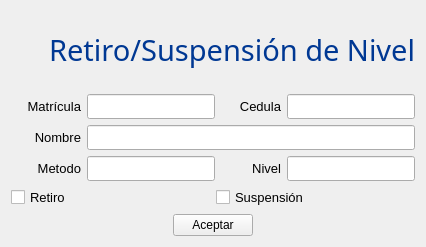
<?xml version="1.0" encoding="UTF-8"?>
<ui version="4.0">
 <class>retiro</class>
 <widget class="QWidget" name="retiro">
  <property name="geometry">
   <rect>
    <x>0</x>
    <y>0</y>
    <width>426</width>
    <height>247</height>
   </rect>
  </property>
  <property name="windowTitle">
   <string>CONTROL DE ESTUDIOS</string>
  </property>
  <property name="windowIcon">
   <iconset resource="icons.qrc">
    <normaloff>:/new/prefix1/iconos/esfera48.png</normaloff>:/new/prefix1/iconos/esfera48.png</iconset>
  </property>
  <layout class="QVBoxLayout" name="verticalLayout">
   <item>
    <widget class="QLabel" name="label">
     <property name="font">
      <font>
       <family>Gill Sans MT</family>
       <pointsize>22</pointsize>
       <weight>50</weight>
       <italic>false</italic>
       <bold>false</bold>
      </font>
     </property>
     <property name="styleSheet">
      <string notr="true">font: 22pt &quot;Gill Sans MT&quot;;
color: rgb(00,56,147);</string>
     </property>
     <property name="text">
      <string>Retiro/Suspensión de Nivel</string>
     </property>
     <property name="alignment">
      <set>Qt::AlignRight|Qt::AlignTrailing|Qt::AlignVCenter</set>
     </property>
    </widget>
   </item>
   <item>
    <layout class="QHBoxLayout" name="horizontalLayout">
     <item>
      <widget class="QLabel" name="label_2">
       <property name="minimumSize">
        <size>
         <width>70</width>
         <height>0</height>
        </size>
       </property>
       <property name="font">
        <font>
         <family>Segoe UI</family>
         <pointsize>10</pointsize>
        </font>
       </property>
       <property name="text">
        <string>Matrícula</string>
       </property>
       <property name="alignment">
        <set>Qt::AlignRight|Qt::AlignTrailing|Qt::AlignVCenter</set>
       </property>
      </widget>
     </item>
     <item>
      <widget class="QLineEdit" name="matricula">
       <property name="minimumSize">
        <size>
         <width>0</width>
         <height>25</height>
        </size>
       </property>
       <property name="font">
        <font>
         <family>Segoe UI</family>
         <pointsize>9</pointsize>
        </font>
       </property>
      </widget>
     </item>
     <item>
      <widget class="QLabel" name="label_3">
       <property name="minimumSize">
        <size>
         <width>60</width>
         <height>0</height>
        </size>
       </property>
       <property name="font">
        <font>
         <family>Segoe UI</family>
         <pointsize>10</pointsize>
        </font>
       </property>
       <property name="text">
        <string>Cedula</string>
       </property>
       <property name="alignment">
        <set>Qt::AlignRight|Qt::AlignTrailing|Qt::AlignVCenter</set>
       </property>
      </widget>
     </item>
     <item>
      <widget class="QLineEdit" name="cedula">
       <property name="minimumSize">
        <size>
         <width>0</width>
         <height>25</height>
        </size>
       </property>
       <property name="font">
        <font>
         <family>Segoe UI</family>
         <pointsize>9</pointsize>
        </font>
       </property>
      </widget>
     </item>
    </layout>
   </item>
   <item>
    <layout class="QHBoxLayout" name="horizontalLayout_2">
     <item>
      <widget class="QLabel" name="label_6">
       <property name="minimumSize">
        <size>
         <width>70</width>
         <height>0</height>
        </size>
       </property>
       <property name="font">
        <font>
         <family>Segoe UI</family>
         <pointsize>10</pointsize>
        </font>
       </property>
       <property name="text">
        <string>Nombre</string>
       </property>
       <property name="alignment">
        <set>Qt::AlignRight|Qt::AlignTrailing|Qt::AlignVCenter</set>
       </property>
      </widget>
     </item>
     <item>
      <widget class="QLineEdit" name="nombre">
       <property name="minimumSize">
        <size>
         <width>0</width>
         <height>25</height>
        </size>
       </property>
       <property name="font">
        <font>
         <family>Segoe UI</family>
         <pointsize>9</pointsize>
        </font>
       </property>
      </widget>
     </item>
    </layout>
   </item>
   <item>
    <layout class="QHBoxLayout" name="horizontalLayout_3">
     <item>
      <widget class="QLabel" name="label_4">
       <property name="minimumSize">
        <size>
         <width>70</width>
         <height>0</height>
        </size>
       </property>
       <property name="font">
        <font>
         <family>Segoe UI</family>
         <pointsize>10</pointsize>
        </font>
       </property>
       <property name="layoutDirection">
        <enum>Qt::LeftToRight</enum>
       </property>
       <property name="text">
        <string>Metodo</string>
       </property>
       <property name="alignment">
        <set>Qt::AlignRight|Qt::AlignTrailing|Qt::AlignVCenter</set>
       </property>
      </widget>
     </item>
     <item>
      <widget class="QLineEdit" name="curso">
       <property name="minimumSize">
        <size>
         <width>0</width>
         <height>25</height>
        </size>
       </property>
       <property name="font">
        <font>
         <family>Segoe UI</family>
         <pointsize>9</pointsize>
        </font>
       </property>
      </widget>
     </item>
     <item>
      <widget class="QLabel" name="label_5">
       <property name="minimumSize">
        <size>
         <width>60</width>
         <height>0</height>
        </size>
       </property>
       <property name="font">
        <font>
         <family>Segoe UI</family>
         <pointsize>10</pointsize>
        </font>
       </property>
       <property name="text">
        <string>Nivel</string>
       </property>
       <property name="alignment">
        <set>Qt::AlignRight|Qt::AlignTrailing|Qt::AlignVCenter</set>
       </property>
      </widget>
     </item>
     <item>
      <widget class="QLineEdit" name="nivel">
       <property name="minimumSize">
        <size>
         <width>0</width>
         <height>25</height>
        </size>
       </property>
       <property name="font">
        <font>
         <family>Segoe UI</family>
         <pointsize>9</pointsize>
        </font>
       </property>
      </widget>
     </item>
    </layout>
   </item>
   <item>
    <layout class="QHBoxLayout" name="horizontalLayout_4">
     <item>
      <widget class="QCheckBox" name="retiro_check">
       <property name="font">
        <font>
         <family>Segoe UI</family>
         <pointsize>10</pointsize>
        </font>
       </property>
       <property name="text">
        <string>Retiro</string>
       </property>
      </widget>
     </item>
     <item>
      <widget class="QCheckBox" name="suspension_check">
       <property name="font">
        <font>
         <family>Segoe UI</family>
         <pointsize>10</pointsize>
        </font>
       </property>
       <property name="text">
        <string>Suspensión</string>
       </property>
      </widget>
     </item>
    </layout>
   </item>
   <item>
    <layout class="QHBoxLayout" name="horizontalLayout_5">
     <item>
      <spacer name="horizontalSpacer">
       <property name="orientation">
        <enum>Qt::Horizontal</enum>
       </property>
       <property name="sizeHint" stdset="0">
        <size>
         <width>40</width>
         <height>20</height>
        </size>
       </property>
      </spacer>
     </item>
     <item>
      <widget class="QPushButton" name="aceptar">
       <property name="font">
        <font>
         <family>Segoe UI</family>
         <pointsize>9</pointsize>
        </font>
       </property>
       <property name="text">
        <string>Aceptar</string>
       </property>
      </widget>
     </item>
     <item>
      <spacer name="horizontalSpacer_2">
       <property name="orientation">
        <enum>Qt::Horizontal</enum>
       </property>
       <property name="sizeHint" stdset="0">
        <size>
         <width>40</width>
         <height>20</height>
        </size>
       </property>
      </spacer>
     </item>
    </layout>
   </item>
  </layout>
 </widget>
 <resources>
  <include location="icons.qrc"/>
 </resources>
 <connections/>
</ui>
